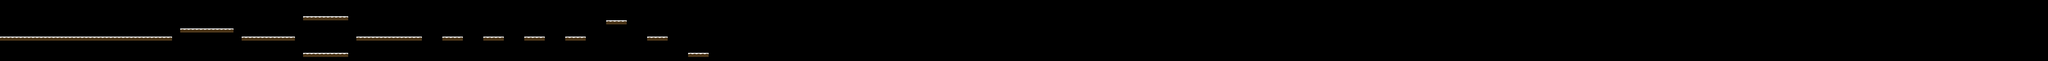

The image is a tile-based game level rendered from a .tmx file. Its description and source (layers, tilesets, objects; grid data summarised) follow:
An orthogonal 500x15 tile map with 36x36 px tiles, 1 tile layer (map1), 3 tilesets and 6 objects.

<map version="1.0" orientation="orthogonal" renderorder="right-down" width="500" height="15" tilewidth="36" tileheight="36" nextobjectid="26">
 <tileset firstgid="1" name="floor" tilewidth="36" tileheight="36" tilecount="1" columns="1">
  <image source="map.png" width="36" height="36" />
 </tileset>
 <tileset firstgid="2" name="kiwifruit" tilewidth="36" tileheight="36" tilecount="2" columns="2">
  <image source="kiwifruit.png" width="72" height="36" />
  <terraintypes>
   <terrain name="新地形" tile="-1" />
  </terraintypes>
 </tileset>
 <tileset firstgid="4" name="cat1" tilewidth="128" tileheight="70" tilecount="1" columns="1">
  <image source="cat1.png" width="128" height="70" />
 </tileset>
 <layer name="map1" width="500" height="15">
  <data>[7500 cells, 141 non-empty, 1 distinct tile ids]</data>
 </layer>
 <objectgroup name="kiwifruit1">
  <object id="12" gid="2" x="825.535" y="253.272" width="36" height="36">
   <properties>
    <property name="type" value="kiwifruit" />
   </properties>
  </object>
  <object id="16" gid="2" x="437.241" y="180.929" width="36" height="36">
   <properties>
    <property name="type" value="kiwifruit" />
   </properties>
  </object>
  <object id="17" gid="2" x="538.618" y="180.929" width="36" height="36">
   <properties>
    <property name="type" value="kiwifruit" />
   </properties>
  </object>
  <object id="18" gid="2" x="662.949" y="180.929" width="36" height="36">
   <properties>
    <property name="type" value="kiwifruit" />
   </properties>
  </object>
 </objectgroup>
 <objectgroup name="cat1">
  <object id="22" gid="4" x="1135.31" y="165.069" width="128" height="70">
   <properties>
    <property name="type" value="cat1" />
   </properties>
  </object>
  <object id="25" gid="4" x="1623.07" y="127.586" width="128" height="70">
   <properties>
    <property name="type" value="cat1" />
   </properties>
  </object>
 </objectgroup>
</map>
